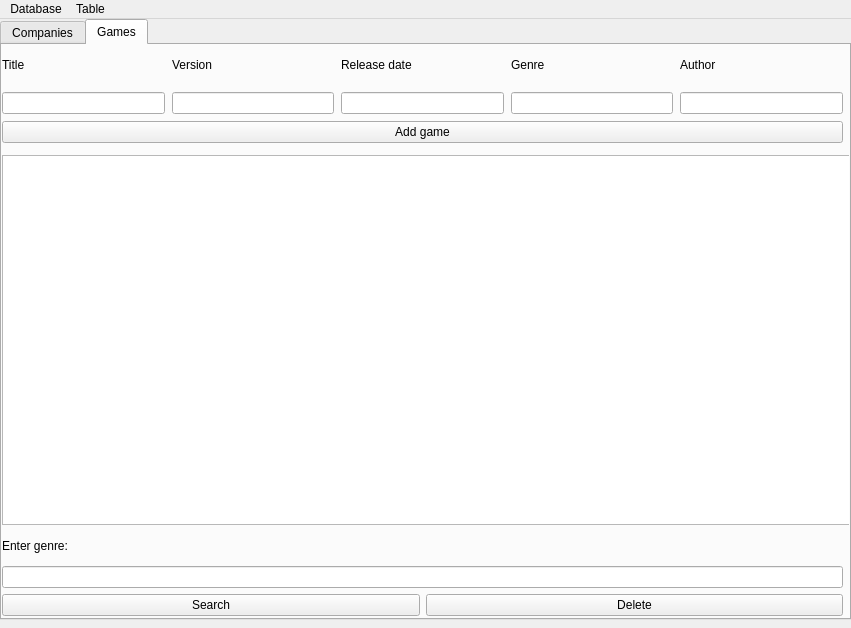
<?xml version="1.0" encoding="UTF-8"?>
<ui version="4.0">
 <class>MainWindow</class>
 <widget class="QMainWindow" name="MainWindow">
  <property name="geometry">
   <rect>
    <x>0</x>
    <y>0</y>
    <width>851</width>
    <height>628</height>
   </rect>
  </property>
  <property name="sizePolicy">
   <sizepolicy hsizetype="Preferred" vsizetype="Preferred">
    <horstretch>0</horstretch>
    <verstretch>0</verstretch>
   </sizepolicy>
  </property>
  <property name="minimumSize">
   <size>
    <width>0</width>
    <height>0</height>
   </size>
  </property>
  <property name="maximumSize">
   <size>
    <width>100000</width>
    <height>100000</height>
   </size>
  </property>
  <property name="windowTitle">
   <string>Games DB</string>
  </property>
  <widget class="QWidget" name="centralwidget">
   <widget class="QWidget" name="layoutWidget">
    <property name="geometry">
     <rect>
      <x>0</x>
      <y>0</y>
      <width>851</width>
      <height>601</height>
     </rect>
    </property>
    <layout class="QVBoxLayout" name="verticalLayout_6">
     <item>
      <widget class="QTabWidget" name="tabWidget_2">
       <property name="enabled">
        <bool>true</bool>
       </property>
       <property name="minimumSize">
        <size>
         <width>709</width>
         <height>501</height>
        </size>
       </property>
       <property name="maximumSize">
        <size>
         <width>100000</width>
         <height>100000</height>
        </size>
       </property>
       <property name="currentIndex">
        <number>1</number>
       </property>
       <widget class="QWidget" name="tab_3">
        <attribute name="title">
         <string>Companies</string>
        </attribute>
        <widget class="QTableWidget" name="tableCompaniesWidget">
         <property name="geometry">
          <rect>
           <x>0</x>
           <y>110</y>
           <width>841</width>
           <height>461</height>
          </rect>
         </property>
        </widget>
        <widget class="QWidget" name="layoutWidget_4">
         <property name="geometry">
          <rect>
           <x>0</x>
           <y>0</y>
           <width>841</width>
           <height>98</height>
          </rect>
         </property>
         <layout class="QHBoxLayout" name="horizontalLayout_9">
          <item>
           <layout class="QVBoxLayout" name="verticalLayout_8">
            <item>
             <layout class="QVBoxLayout" name="verticalLayout_9">
              <property name="topMargin">
               <number>6</number>
              </property>
              <item>
               <widget class="QLabel" name="label_2">
                <property name="text">
                 <string>Enter genre:</string>
                </property>
               </widget>
              </item>
              <item>
               <widget class="QLineEdit" name="genreSearch"/>
              </item>
             </layout>
            </item>
            <item>
             <layout class="QHBoxLayout" name="horizontalLayout_10">
              <item>
               <widget class="QPushButton" name="searchGenreButton">
                <property name="text">
                 <string>Search</string>
                </property>
               </widget>
              </item>
              <item>
               <widget class="QPushButton" name="deleteGenreButton">
                <property name="text">
                 <string>Delete</string>
                </property>
               </widget>
              </item>
             </layout>
            </item>
           </layout>
          </item>
          <item>
           <layout class="QVBoxLayout" name="verticalLayout_10">
            <item>
             <layout class="QHBoxLayout" name="horizontalLayout_11">
              <item>
               <widget class="QLabel" name="label_6">
                <property name="text">
                 <string>Name</string>
                </property>
               </widget>
              </item>
              <item>
               <widget class="QLabel" name="label_9">
                <property name="text">
                 <string>Email</string>
                </property>
               </widget>
              </item>
              <item>
               <widget class="QLabel" name="label_10">
                <property name="text">
                 <string>Last release date</string>
                </property>
               </widget>
              </item>
             </layout>
            </item>
            <item>
             <layout class="QHBoxLayout" name="horizontalLayout_12">
              <item>
               <widget class="QLineEdit" name="nameCompany"/>
              </item>
              <item>
               <widget class="QLineEdit" name="emailCompany"/>
              </item>
              <item>
               <widget class="QLineEdit" name="releaseCompany"/>
              </item>
             </layout>
            </item>
            <item>
             <widget class="QPushButton" name="addCompanyButton">
              <property name="text">
               <string>Add company</string>
              </property>
             </widget>
            </item>
           </layout>
          </item>
         </layout>
        </widget>
       </widget>
       <widget class="QWidget" name="tab_4">
        <attribute name="title">
         <string>Games</string>
        </attribute>
        <widget class="QTableWidget" name="tableWidgetOrders_2">
         <property name="geometry">
          <rect>
           <x>0</x>
           <y>110</y>
           <width>850</width>
           <height>370</height>
          </rect>
         </property>
        </widget>
        <widget class="QWidget" name="layoutWidget_5">
         <property name="geometry">
          <rect>
           <x>0</x>
           <y>0</y>
           <width>841</width>
           <height>98</height>
          </rect>
         </property>
         <layout class="QHBoxLayout" name="horizontalLayout_13">
          <item>
           <layout class="QVBoxLayout" name="verticalLayout_12">
            <property name="spacing">
             <number>7</number>
            </property>
            <item>
             <layout class="QHBoxLayout" name="horizontalLayout_15">
              <item>
               <widget class="QLabel" name="label_11">
                <property name="text">
                 <string>Title</string>
                </property>
               </widget>
              </item>
              <item>
               <widget class="QLabel" name="label_15">
                <property name="text">
                 <string>Version</string>
                </property>
               </widget>
              </item>
              <item>
               <widget class="QLabel" name="label_14">
                <property name="text">
                 <string>Release date</string>
                </property>
               </widget>
              </item>
              <item>
               <widget class="QLabel" name="label_16">
                <property name="text">
                 <string>Genre</string>
                </property>
               </widget>
              </item>
              <item>
               <widget class="QLabel" name="label_12">
                <property name="text">
                 <string>Author</string>
                </property>
               </widget>
              </item>
             </layout>
            </item>
            <item>
             <layout class="QHBoxLayout" name="horizontalLayout_16">
              <item>
               <widget class="QLineEdit" name="ItemOrders_2"/>
              </item>
              <item>
               <widget class="QLineEdit" name="QuantityOrders_2"/>
              </item>
              <item>
               <widget class="QLineEdit" name="QuantityOrders_4"/>
              </item>
              <item>
               <widget class="QLineEdit" name="QuantityOrders_5"/>
              </item>
              <item>
               <widget class="QLineEdit" name="QuantityOrders_3"/>
              </item>
             </layout>
            </item>
            <item>
             <widget class="QPushButton" name="addButtonOrders_2">
              <property name="text">
               <string>Add game</string>
              </property>
             </widget>
            </item>
           </layout>
          </item>
         </layout>
        </widget>
        <widget class="QWidget" name="layoutWidget_7">
         <property name="geometry">
          <rect>
           <x>0</x>
           <y>480</y>
           <width>841</width>
           <height>91</height>
          </rect>
         </property>
         <layout class="QVBoxLayout" name="verticalLayout_15">
          <item>
           <layout class="QVBoxLayout" name="verticalLayout_16">
            <property name="topMargin">
             <number>6</number>
            </property>
            <item>
             <widget class="QLabel" name="label_17">
              <property name="text">
               <string>Enter genre:</string>
              </property>
             </widget>
            </item>
            <item>
             <widget class="QLineEdit" name="genreSearch_3"/>
            </item>
           </layout>
          </item>
          <item>
           <layout class="QHBoxLayout" name="horizontalLayout_19">
            <item>
             <widget class="QPushButton" name="searchButtonAssortment_4">
              <property name="text">
               <string>Search</string>
              </property>
             </widget>
            </item>
            <item>
             <widget class="QPushButton" name="deleteButtonAssortment_4">
              <property name="text">
               <string>Delete</string>
              </property>
             </widget>
            </item>
           </layout>
          </item>
         </layout>
        </widget>
       </widget>
      </widget>
     </item>
    </layout>
   </widget>
  </widget>
  <widget class="QMenuBar" name="menuBar">
   <property name="geometry">
    <rect>
     <x>0</x>
     <y>0</y>
     <width>851</width>
     <height>26</height>
    </rect>
   </property>
   <widget class="QMenu" name="menuDatabase">
    <property name="title">
     <string>Database</string>
    </property>
    <addaction name="actionConnect"/>
    <addaction name="actionDrop"/>
   </widget>
   <widget class="QMenu" name="menuTable">
    <property name="title">
     <string>Table</string>
    </property>
    <addaction name="actionClear_companies"/>
    <addaction name="actionClear_games"/>
   </widget>
   <addaction name="menuDatabase"/>
   <addaction name="menuTable"/>
  </widget>
  <action name="actionChoose_DB">
   <property name="text">
    <string>Choose</string>
   </property>
  </action>
  <action name="actionCreate_DB">
   <property name="text">
    <string>Connect</string>
   </property>
  </action>
  <action name="actionDrop">
   <property name="text">
    <string>Drop</string>
   </property>
  </action>
  <action name="actionClear">
   <property name="text">
    <string>Clear companies</string>
   </property>
  </action>
  <action name="actionClear_games">
   <property name="text">
    <string>Clear games</string>
   </property>
  </action>
  <action name="actionConnect">
   <property name="text">
    <string>Connect</string>
   </property>
  </action>
  <action name="actionDrop_2">
   <property name="text">
    <string>Drop</string>
   </property>
  </action>
  <action name="actionClear_companies">
   <property name="text">
    <string>Clear companies</string>
   </property>
  </action>
 </widget>
 <resources/>
 <connections/>
</ui>
